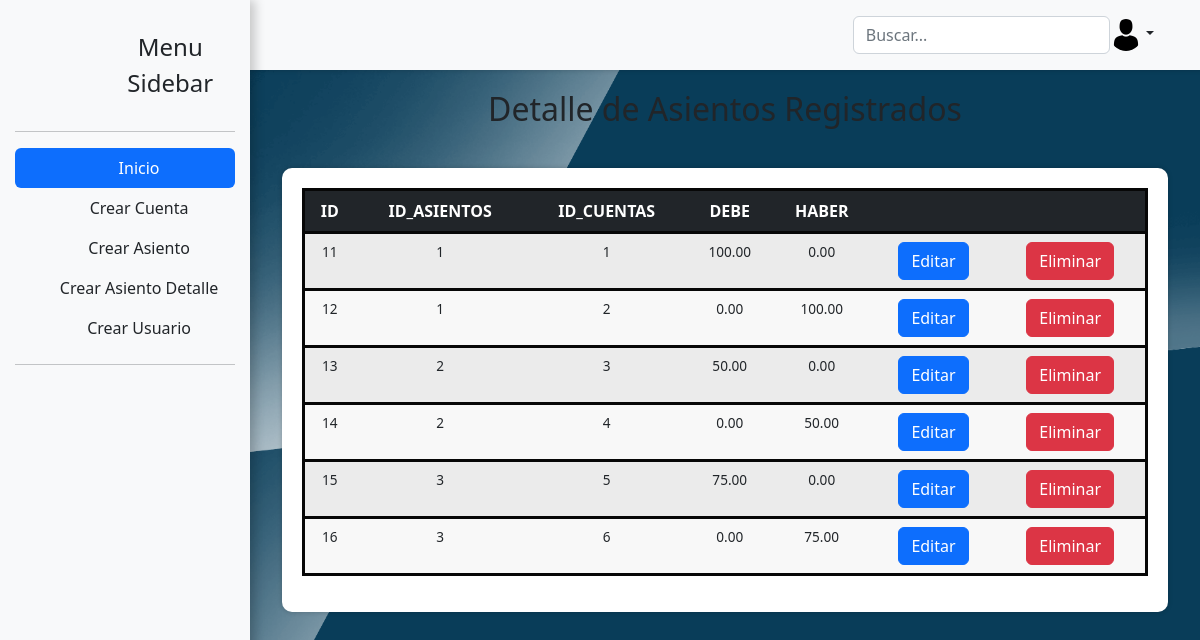
Page /inicio.php on the committed database.
### tables this page shows
CREATE TABLE `trs_asientodetalle` (
  `idAsientoDetalle` int(11) NOT NULL,
  `idAsientos` int(11) NOT NULL,
  `idPlanCuentas` int(11) NOT NULL,
  `Debe` decimal(11,2) NOT NULL,
  `Haber` decimal(11,2) NOT NULL
);

### inicio.php (the view, shortened to what this page needs)
<?php
include("config.php");
?>
<!DOCTYPE html>
<html lang="es" dir="ltr">
<head>
  <link rel="stylesheet" href="https://cdn.jsdelivr.net/npm/bootstrap@5.2.1/dist/css/bootstrap.rtl.min.css"
>
  <link rel="stylesheet" href="style-inicio.css?ts=<?= time() ?>">
  <link rel="stylesheet" type="text/css" href="style-asientodetalles.css" />
</head>
<body>
  <section>
    <header>
      <div class="container">
        <div class="d-flex flex-wrap align-items-center justify-content-center justify-content-lg-start">
          <a href="/" class="d-flex align-items-center mb-2 mb-lg-0 text-dark text-decoration-none">
          </a>
          <form class="col-12 col-lg-auto mb-3 mb-lg-0 me-lg-3" role="search">
            <input type="search" class="form-control" placeholder="Buscar..." aria-label="Search">
          </form>
          <div class="dropdown text-end">
            <a href="#" class="d-block link-dark text-decoration-none dropdown-toggle" data-bs-toggle="dropdown"
              aria-expanded="false">
              <img src="usuario.png" alt="mdo" width="32" height="32" class="rounded-circle">
            </a>
          </div>
        </div>
      </div>
    </header>
    <div class="sidebar" id="sidebar">
      <a href="/" class="d-flex align-items-center mb-3 mb-md-0 me-md-auto link-dark text-decoration-none">
        <svg class="bi pe-none me-2" width="100" height="100">
          <use xlink:href="#bootstrap"></use>
        </svg>
        <span class="fs-4">Menu Sidebar</span>
      </a>
      <hr>
      <ul class="nav nav-pills flex-column mb-auto">
        <li class="nav-item">
          <a href="inicio.php" class="nav-link active" aria-current="page">
            <svg class="bi pe-none me-2" width="16" height="16">
              <use xlink:href="#home"></use>
            </svg>
            Inicio
          </a>
        </li>
        <li class="nav-item">
          <a href="registration-cuenta.php" class="nav-link link-dark">
            <svg class="bi pe-none me-2" width="16" height="16">
              <use xlink:href="#speedometer2"></use>
            </svg>
            Crear Cuenta
          </a>
        </li>
        <li class="nav-item">
          <a href="registration-asiento.php" class="nav-link link-dark">
            <svg class="bi pe-none me-2" width="16" height="16">
              <use xlink:href="#table"></use>
            </svg>
            Crear Asiento
          </a>
        </li>
        <li class="nav-item">
          <a href="registration-asientodetalle.php" class="nav-link link-dark">
            <svg class="bi pe-none me-2" width="16" height="16">
              <use xlink:href="#speedometer2"></use>
            </svg>
            Crear Asiento Detalle
          </a>
        </li>
        <li class="nav-item">
          <a href="registration-usuario.php" class="nav-link link-dark">
            <svg class="bi pe-none me-2" width="16" height="16">
              <use xlink:href="#table"></use>
            </svg>
            Crear Usuario
          </a>
        </li>
      </ul>
      <hr>
    </div>
    <div class="content" id="content">
      <div class="container">
        <div class="row">
          <div class="col-md-12 text-center">
            <h2>Detalle de Asientos Registrados</h2>
            <div class="table-container">
              <table class="table table-striped mx-auto">
                <thead class="table-dark">
                  <tr>
                    <th>ID</th>
                    <th>ID_ASIENTOS</th>
                    <th>ID_CUENTAS</th>
                    <th>DEBE</th>
                    <th>HABER</th>
                    <th></th>
                    <th></th>
                  </tr>
                </thead>
                <tbody>
                  <?php
                  $sql = "SELECT * FROM trs_asientodetalle";
                  $query = mysqli_query($mysqli, $sql);
                  while ($row = mysqli_fetch_array($query)): ?>
                    <tr>
                      <td>
                        <?= $row['idAsientoDetalle'] ?>
                      </td>
                      <td>
                        <?= $row['idAsientos'] ?>
                      </td>
                      <td>
                        <?= $row['idPlanCuentas'] ?>
                      </td>
                      <td>
                        <?= $row['Debe'] ?>
                      </td>
                      <td>
                        <?= $row['Haber'] ?>
                      </td>
                      <td><a href="update-asientodetalle.php?id=<?= $row['idAsientoDetalle'] ?>"
                          class="btn btn-primary">Editar</a></td>
                      <td><a onclick="del()" href="delete-asientodetalle.php?id=<?= $row['idAsientoDetalle'] ?>"
                          class="btn btn-danger">Eliminar</a></td>
                    </tr>
                  <?php endwhile; ?>
                </tbody>
              </table>
            </div>
          </div>
        </div>
      </div>
    </div>
  </section>
</body>
</html>

### style-inicio.css (style rules this page uses)
body { background-image: url('fondo-login.png'); background-size: 100vw 100vh; background-repeat: no-repeat; background-attachment: fixed; }
.sidebar { width: 100%; max-width: 100px; min-width: 250px; height: 100vh; background-color: #f8f9fa; padding: 15px; position: fixed; top: 0; left: 0; z-index: 1; box-shadow: 5px 0 10px rgba(0, 0, 0, 0.2); }
.sidebar ul { padding-left: 0; }
.sidebar li { list-style: none; }
.sidebar .nav-link { color: #000; text-decoration: none; transition: background-color 0.3s; }
.content { margin-left: 250px; padding: 20px; }
header { padding: 1rem; background-color: #f8f9fa; box-shadow: 2px 0 5px rgba(0, 0, 0, 0.2); }
.table-container { background-color: #fff; padding: 20px; border-radius: 10px; box-shadow: 0 0 5px rgba(0, 0, 0, 0.2); }
.table-container { margin-top: 40px; }

### style-asientodetalles.css (style rules this page uses)
* { box-sizing: border-box; margin: 0; padding: 0; }
html { font-family: 'Segoe UI', sans-serif; text-align: center; }
body { background-image: url('fondo-login.png'); background-size: 100vw 100vh; background-repeat:no-repeat; background-attachment: fixed; }
a { text-decoration: none; }
table tr { background-color: #f8f8f8; border: 3px solid rgb(7, 7, 7); padding: 4px; }
table td { padding: 16px; text-align: center; font-size: .85em; }
table th { text-align: center; }

### rows in the picture
trs_asientodetalle: idAsientoDetalle "11", idAsientos "1", idPlanCuentas "1", Debe "100.00", Haber "0.00"
trs_asientodetalle: idAsientoDetalle "12", idAsientos "1", idPlanCuentas "2", Debe "0.00", Haber "100.00"
trs_asientodetalle: idAsientoDetalle "13", idAsientos "2", idPlanCuentas "3", Debe "50.00", Haber "0.00"
trs_asientodetalle: idAsientoDetalle "14", idAsientos "2", idPlanCuentas "4", Debe "0.00", Haber "50.00"
trs_asientodetalle: idAsientoDetalle "15", idAsientos "3", idPlanCuentas "5", Debe "75.00", Haber "0.00"
trs_asientodetalle: idAsientoDetalle "16", idAsientos "3", idPlanCuentas "6", Debe "0.00", Haber "75.00"
